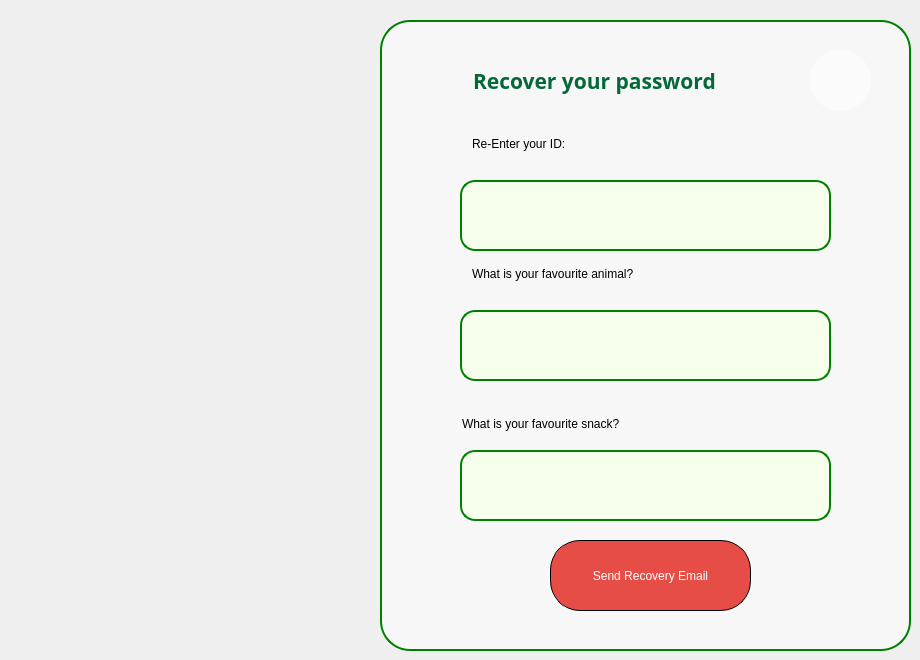
    <widget class="QWidget" name="recover_password">
     <widget class="QFrame" name="recover_password_frame">
      <property name="geometry">
       <rect>
        <x>380</x>
        <y>20</y>
        <width>531</width>
        <height>631</height>
       </rect>
      </property>
      <property name="styleSheet">
       <string notr="true">background-color: rgba(255,255,255, 0.5);
border:2px solid green;
border-radius: 30px;</string>
      </property>
      <property name="frameShape">
       <enum>QFrame::StyledPanel</enum>
      </property>
      <property name="frameShadow">
       <enum>QFrame::Raised</enum>
      </property>
      <widget class="QLineEdit" name="fav_anim_recover">
       <property name="geometry">
        <rect>
         <x>80</x>
         <y>290</y>
         <width>371</width>
         <height>71</height>
        </rect>
       </property>
       <property name="styleSheet">
        <string notr="true">color: rgb(118, 118, 118);
background-color: rgb(250, 255, 230);
background-color: rgb(245, 255, 235);
border-radius:15px;</string>
       </property>
       <property name="text">
        <string/>
       </property>
      </widget>
      <widget class="QLineEdit" name="fav_snack_recover">
       <property name="geometry">
        <rect>
         <x>80</x>
         <y>430</y>
         <width>371</width>
         <height>71</height>
        </rect>
       </property>
       <property name="styleSheet">
        <string notr="true">color: rgb(118, 118, 118);
background-color: rgb(250, 255, 230);
background-color: rgb(245, 255, 235);
border-radius:15px;</string>
       </property>
       <property name="text">
        <string/>
       </property>
      </widget>
      <widget class="QLabel" name="label_5">
       <property name="geometry">
        <rect>
         <x>430</x>
         <y>30</y>
         <width>61</width>
         <height>61</height>
        </rect>
       </property>
       <property name="styleSheet">
        <string notr="true">border:none;</string>
       </property>
       <property name="text">
        <string/>
       </property>
       <property name="pixmap">
        <pixmap>../../Downloads/password.png</pixmap>
       </property>
       <property name="scaledContents">
        <bool>true</bool>
       </property>
      </widget>
      <widget class="QLineEdit" name="lineEdit_6">
       <property name="geometry">
        <rect>
         <x>40</x>
         <y>20</y>
         <width>351</width>
         <height>81</height>
        </rect>
       </property>
       <property name="font">
        <font>
         <family>Segoe Print</family>
         <pointsize>16</pointsize>
         <italic>false</italic>
         <bold>true</bold>
        </font>
       </property>
       <property name="styleSheet">
        <string notr="true">border:none;

font: 700 16pt &quot;Segoe Print&quot;;
color: rgb(5, 104, 57);
background-color: rgba(255,255,255, 0);

</string>
       </property>
       <property name="text">
        <string>Recover your password</string>
       </property>
       <property name="cursorPosition">
        <number>21</number>
       </property>
       <property name="alignment">
        <set>Qt::AlignCenter</set>
       </property>
      </widget>
      <widget class="QPushButton" name="Recover_Button">
       <property name="geometry">
        <rect>
         <x>170</x>
         <y>520</y>
         <width>201</width>
         <height>71</height>
        </rect>
       </property>
       <property name="styleSheet">
        <string notr="true">border: 1px solid black;
font: 10pt &quot;Segoe Print&quot;;

background-color: rgb(97, 0, 0);

color: rgb(255, 255, 255);

background-color: rgb(171, 168, 111);
background-color: rgb(97, 0, 0);
background-color: rgb(231, 77, 71);



border-radius:30px;
</string>
       </property>
       <property name="text">
        <string>Send Recovery Email</string>
       </property>
      </widget>
      <widget class="QLineEdit" name="lineEdit_8">
       <property name="geometry">
        <rect>
         <x>90</x>
         <y>240</y>
         <width>241</width>
         <height>28</height>
        </rect>
       </property>
       <property name="styleSheet">
        <string notr="true">border:none;
color: rgb(0, 0, 0);
background-color: rgba(255,255,255, 0);</string>
       </property>
       <property name="text">
        <string>What is your favourite animal?</string>
       </property>
      </widget>
      <widget class="QLineEdit" name="lineEdit_9">
       <property name="geometry">
        <rect>
         <x>80</x>
         <y>390</y>
         <width>241</width>
         <height>28</height>
        </rect>
       </property>
       <property name="styleSheet">
        <string notr="true">border:none;
color: rgb(0, 0, 0);
background-color: rgba(255,255,255, 0);</string>
       </property>
       <property name="text">
        <string>What is your favourite snack?</string>
       </property>
      </widget>
      <widget class="QLineEdit" name="Id_Recover">
       <property name="geometry">
        <rect>
         <x>80</x>
         <y>160</y>
         <width>371</width>
         <height>71</height>
        </rect>
       </property>
       <property name="styleSheet">
        <string notr="true">color: rgb(118, 118, 118);
background-color: rgb(250, 255, 230);
background-color: rgb(245, 255, 235);
border-radius:15px;</string>
       </property>
       <property name="text">
        <string/>
       </property>
      </widget>
      <widget class="QLineEdit" name="lineEdit_18">
       <property name="geometry">
        <rect>
         <x>90</x>
         <y>110</y>
         <width>241</width>
         <height>28</height>
        </rect>
       </property>
       <property name="styleSheet">
        <string notr="true">border:none;
color: rgb(0, 0, 0);
background-color: rgba(255,255,255, 0);</string>
       </property>
       <property name="text">
        <string>Re-Enter your ID:</string>
       </property>
      </widget>
     </widget>
    </widget>
